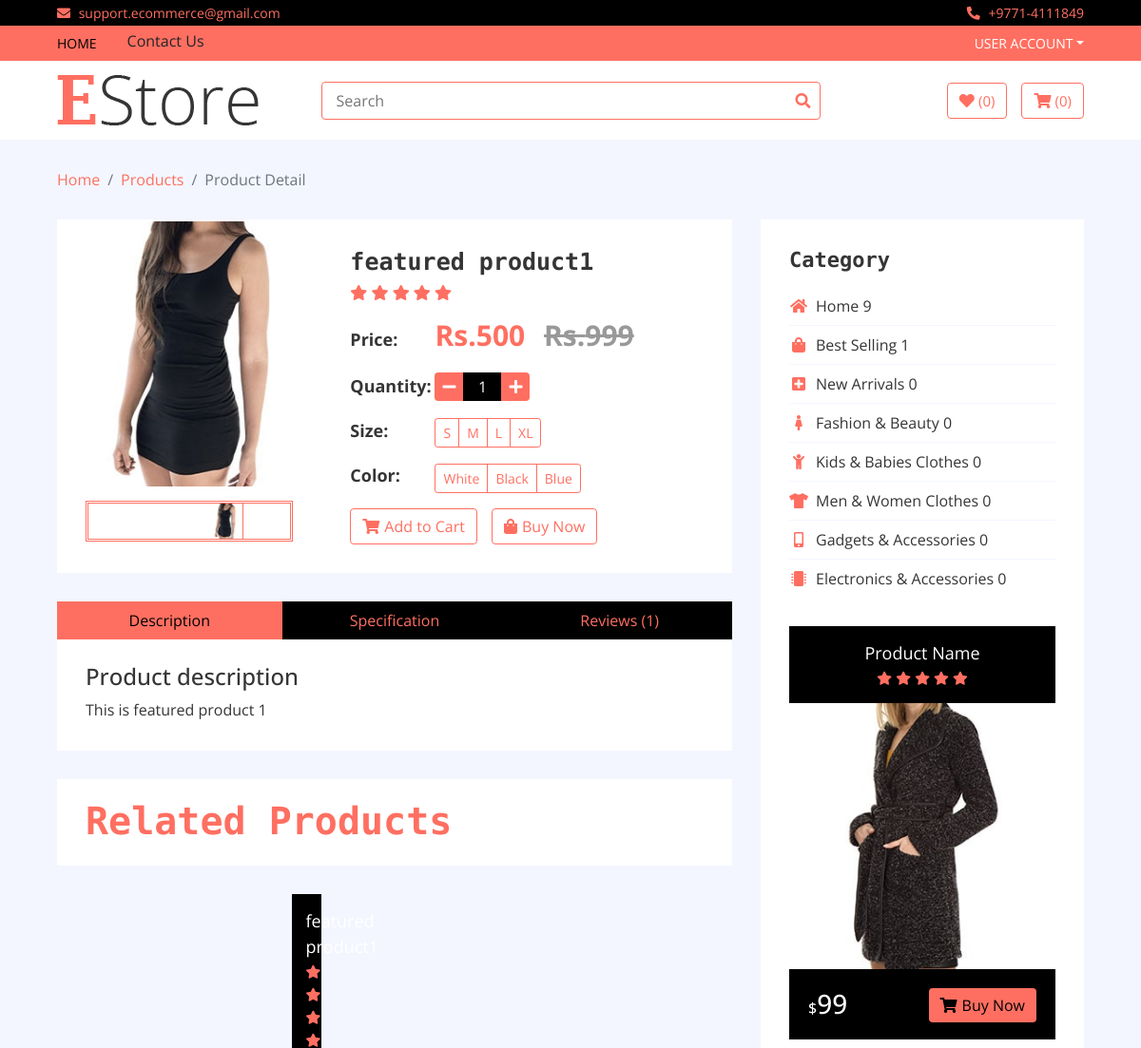
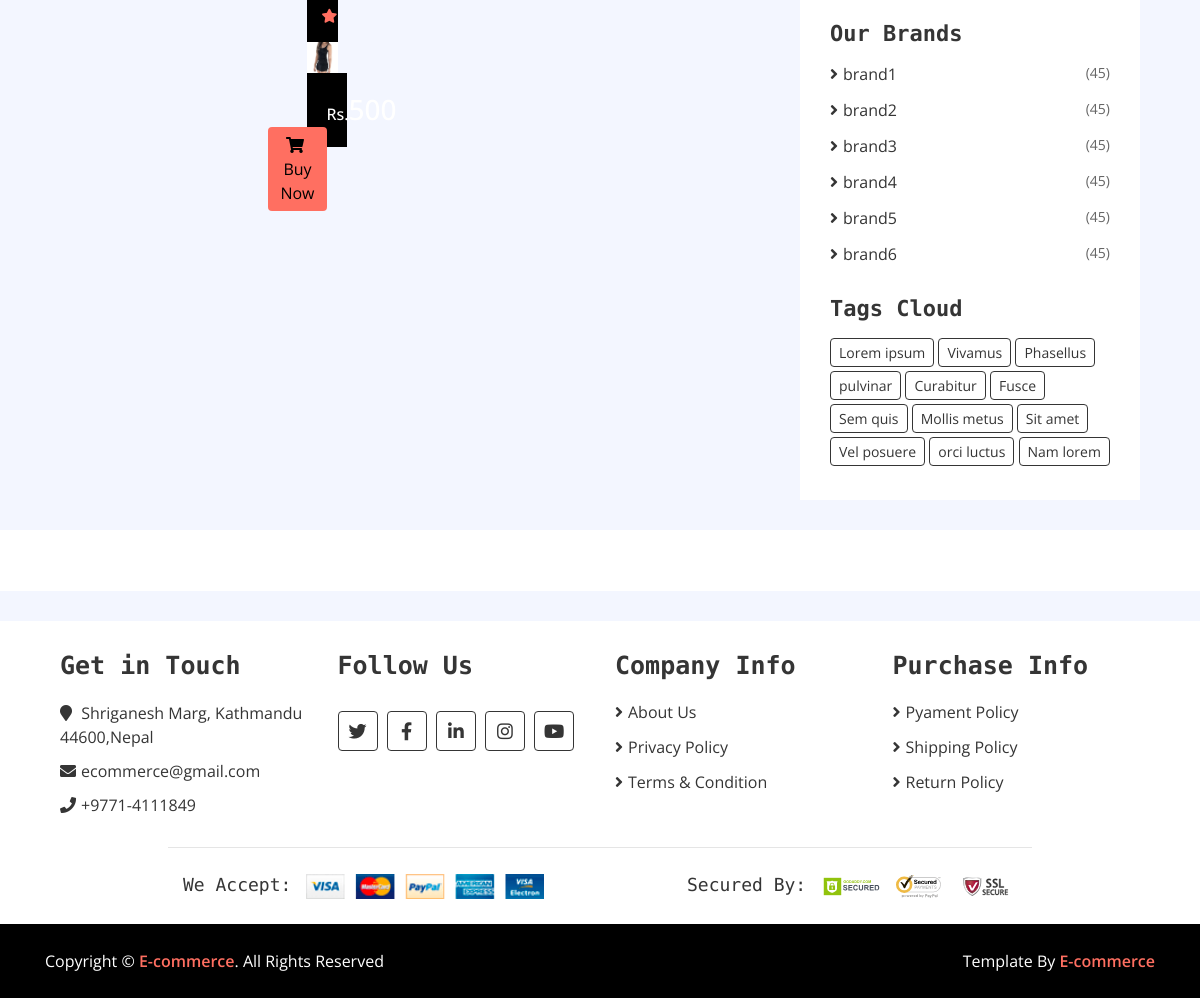
Page /products/featured product1 on the committed database (2 pictures, top to bottom).
### home/models.py (models this page shows, shortened)
class Item(models.Model):
    title=models.CharField(max_length=200)
    price=models.IntegerField()
    discounted_price=models.IntegerField(default=0)
    label=models.CharField(choices=LABEL, max_length=200)
    image=models.ImageField(upload_to='media')
    status=models.CharField(choices=STATUS,max_length=200)
    slug=models.CharField(max_length=200,unique=True)
    category=models.ForeignKey("Category",on_delete=models.CASCADE)
    brand=models.ForeignKey("Brand",on_delete=models.CASCADE,null=True)
    description=models.TextField(blank=True)
    specification=models.TextField(blank=True)

class Category(models.Model):
    name=models.CharField( max_length=200)
    image=models.CharField( max_length=200)
    slug=models.CharField(max_length=100,unique=True)
    status=models.CharField(choices=STATUS,max_length=200)

class Brand(models.Model):
    name=models.CharField(max_length=200)
    image=models.ImageField( upload_to='media')
    status=models.CharField(choices=STATUS,max_length=200)

### home/views.py (the view)
# urls.py: path('products/<slug>',ItemDetailView.as_view(),name='products'),  # the slug value comes from model
class ItemDetailView(BaseView):
    def get(self,request,slug): # this slug is the value passed from url
        self.views['item_detail'] = Item.objects.filter(slug = slug)
        self.views['brand'] = Brand.objects.filter(status="active")
        self.views['count'] = []
        for i in self.views['brand']:
            count_food= Item.objects.filter(brand = i.id).count()
            d={'name': i.name,'count': count_food}
            self.views['count'].append(d)
        self.views['count_cat'] = Category.objects.filter(status="active")
        self.views['cat_count'] = []
        for i in self.views['count_cat']:
            count_food= Item.objects.filter(category = i.id).count()
            d={'name': i.name,'image':i.image,'cat_count': count_food}
            self.views['cat_count'].append(d)
        cat=Item.objects.get(slug=slug).category_id
        self.views['catitems']=Item.objects.filter(category = cat)
        return render(request,'product-detail.html',self.views)

### home/templates/product-detail.html (shortened to what this page needs)
{% extends 'base.html' %}
{% load static %}
{% block content %}
        <div class="breadcrumb-wrap">
            <div class="container-fluid">
                <ul class="breadcrumb">
                    <li class="breadcrumb-item"><a href="#">Home</a></li>
                    <li class="breadcrumb-item"><a href="#">Products</a></li>
                    <li class="breadcrumb-item active">Product Detail</li>
                </ul>
            </div>
        </div>
        <div class="product-detail">
            <div class="container-fluid">
                <div class="row">
                    <div class="col-lg-8">
                    {% for product in item_detail %}
                        <div class="product-detail-top">
                            <div class="row align-items-center">
                                <div class="col-md-5">
                                    <div class="product-slider-single normal-slider">
                                        <img src="{{product.image.url}}" alt="Product Image">
                                    </div>
                                    <div class="product-slider-single-nav normal-slider">
                                        <div class="slider-nav-img"><img src="{{product.image.url}}" alt="Product Image"></div>
                                    </div>
                                </div>
                                <div class="col-md-7">
                                    <div class="product-content">
                                        <div class="title"><h2>{{product.title}}</h2></div>
                                        <div class="ratting">
                                            <i class="fa fa-star"></i>
                                            <i class="fa fa-star"></i>
                                            <i class="fa fa-star"></i>
                                            <i class="fa fa-star"></i>
                                            <i class="fa fa-star"></i>
                                        </div>
                                        <div class="price">
                                            <h4>Price:</h4>
                                            <p>Rs.{{product.discounted_price}} <span>Rs.{{product.price}}</span></p>
                                        </div>
                                        <div class="quantity">
                                            <h4>Quantity:</h4>
                                            <div class="qty">
                                                <button class="btn-minus"><i class="fa fa-minus"></i></button>
                                                <input type="text" value="1">
                                                <button class="btn-plus"><i class="fa fa-plus"></i></button>
                                            </div>
                                        </div>
                                        <div class="p-size">
                                            <h4>Size:</h4>
                                            <div class="btn-group btn-group-sm">
                                                <button type="button" class="btn">S</button>
                                                <button type="button" class="btn">M</button>
                                                <button type="button" class="btn">L</button>
                                                <button type="button" class="btn">XL</button>
                                            </div>
                                        </div>
                                        <div class="p-color">
                                            <h4>Color:</h4>
                                            <div class="btn-group btn-group-sm">
                                                <button type="button" class="btn">White</button>
                                                <button type="button" class="btn">Black</button>
                                                <button type="button" class="btn">Blue</button>
                                            </div>
                                        </div>
                                        <div class="action">
                                            <a class="btn" href="#"><i class="fa fa-shopping-cart"></i>Add to Cart</a>
                                            <a class="btn" href="#"><i class="fa fa-shopping-bag"></i>Buy Now</a>
                                        </div>
                                    </div>
                                </div>
                            </div>
                        </div>
                        <div class="row product-detail-bottom">
                            <div class="col-lg-12">
                                <ul class="nav nav-pills nav-justified">
                                    <li class="nav-item">
                                        <a class="nav-link active" data-toggle="pill" href="#description">Description</a>
                                    </li>
                                    <li class="nav-item">
                                        <a class="nav-link" data-toggle="pill" href="#specification">Specification</a>
                                    </li>
                                    <li class="nav-item">
                                        <a class="nav-link" data-toggle="pill" href="#reviews">Reviews (1)</a>
                                    </li>
                                </ul>
                                <div class="tab-content">
                                    <div id="description" class="container tab-pane active">
                                        <h4>Product description</h4>
                                        <p>
                                            {{product.description}}
                                        </p>
                                    </div>
                                </div>
                            </div>
                        </div>
                    {% endfor %}
                        <div class="product">
                            <div class="section-header">
                                <h1>Related Products</h1>
                            </div>
                            <div class="row align-items-center product-slider product-slider-3">
                            {% for cat in catitems %}
                                <div class="col-lg-3">
                                    <div class="product-item">
                                        <div class="product-title">
                                            <a href="#">{{cat.title}}</a>
                                            <div class="ratting">
                                                <i class="fa fa-star"></i>
                                                <i class="fa fa-star"></i>
                                                <i class="fa fa-star"></i>
                                                <i class="fa fa-star"></i>
                                                <i class="fa fa-star"></i>
                                            </div>
                                        </div>
                                        <div class="product-image">
                                            <a href="product-detail.html">
                                                <img src="{{cat.image.url}}" alt="Product Image">
                                            </a>
                                        </div>
                                        <div class="product-price">
                                            <h3><span>Rs.</span>{{cat.discounted_price}}</h3>
                                            <a class="btn" href=""><i class="fa fa-shopping-cart"></i>Buy Now</a>
                                        </div>
                                    </div>
                                </div>
                                {% endfor %}
                            </div>
                        </div>
                    </div>
                    <div class="col-lg-4 sidebar">
                        <div class="sidebar-widget category">
                            <h2 class="title">Category</h2>
                            <nav class="navbar bg-light">
                                <ul class="navbar-nav">
                                    {% for cat in cat_count %}
                                    <li class="nav-item">
                                        <a class="nav-link" href="#"><i class="fa fa-{{cat.image}}"></i>{{cat.name}} {{cat.cat_count}}</a>
                                    </li>
                                    {% endfor %}
                                </ul>
                            </nav>
                        </div>
                        <div class="sidebar-widget widget-slider">
                            <div class="sidebar-slider normal-slider">
                                <div class="product-item">
                                    <div class="product-title">
                                        <a href="#">Product Name</a>
                                        <div class="ratting">
                                            <i class="fa fa-star"></i>
                                            <i class="fa fa-star"></i>
                                            <i class="fa fa-star"></i>
                                            <i class="fa fa-star"></i>
                                            <i class="fa fa-star"></i>
                                        </div>
                                    </div>
                                    <div class="product-image">
                                        <a href="product-detail.html">
                                            <img src="img/product-7.jpg" alt="Product Image">
                                        </a>
                                    </div>
                                    <div class="product-price">
                                        <h3><span>$</span>99</h3>
                                        <a class="btn" href=""><i class="fa fa-shopping-cart"></i>Buy Now</a>
                                    </div>
                                </div>
                            </div>
                        </div>
                        <div class="sidebar-widget brands">
                            <h2 class="title">Our Brands</h2>
                            <ul>
                            {% for brand in count %}
                                <li><a href="#">{{brand.name}} </a><span>(45)</span></li>
                            {% endfor %}
                            </ul>
                        </div>
                        <div class="sidebar-widget tag">
                            <h2 class="title">Tags Cloud</h2>
                            <a href="#">Lorem ipsum</a>
                            <a href="#">Vivamus</a>
                            <a href="#">Phasellus</a>
                            <a href="#">pulvinar</a>
                            <a href="#">Curabitur</a>
                            <a href="#">Fusce</a>
                            <a href="#">Sem quis</a>
                            <a href="#">Mollis metus</a>
                            <a href="#">Sit amet</a>
                            <a href="#">Vel posuere</a>
                            <a href="#">orci luctus</a>
                            <a href="#">Nam lorem</a>
                        </div>
                    </div>
                </div>
            </div>
        </div>
        <div class="brand">
            <div class="container-fluid">
                <div class="brand-slider">
                {% for brand in brands %}
                    <div class="brand-item"><img src="{{brand.iamge.url}}" alt=""></div>
                {% endfor %}
                </div>
            </div>
        </div>
       {% endblock  %}

### rows in the picture
Item: image (picture), title "featured product1", discounted_price "500", price "999", description "This is featured product 1"
Category: name "Home"
Category: name "Best Selling"
Category: name "New Arrivals"
Category: name "Fashion & Beauty"
Category: name "Kids & Babies Clothes"
Category: name "Men & Women Clothes"
Category: name "Gadgets & Accessories"
Category: name "Electronics & Accessories"
Brand: name "brand1"
Brand: name "brand2"
Brand: name "brand3"
Brand: name "brand4"
Brand: name "brand5"
Brand: name "brand6"

### other values in the picture
{{ cat.cat_count }} "9" "1" "0" "0" "0" "0" "0" "0"
